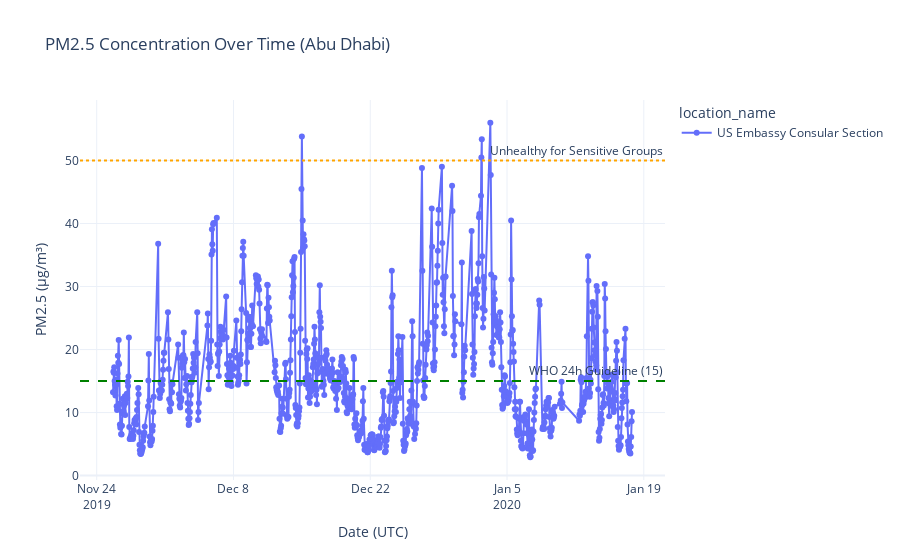

The cell this chart's notebook holds for it:
### Markdown cell above
## 2. Temporal Analysis: PM2.5 over Time
How does air quality change throughout the recorded period? Spikes may indicate pollution events.

### Code cell
if not df_pm25.empty:
    fig = px.line(
        df_pm25, 
        x='date_utc', 
        y='value', 
        color='location_name',
        title='PM2.5 Concentration Over Time (Abu Dhabi)',
        labels={'value': 'PM2.5 (µg/m³)', 'date_utc': 'Date (UTC)'},
        markers=True
    )
    fig.update_traces(line=dict(width=2))
    fig.update_layout(hovermode="x unified")
    
    # Add a reference line for WHO Guideline (approx 15 ug/m3 24h mean, but varies)
    fig.add_hline(y=15, line_dash="dash", line_color="green", annotation_text="WHO 24h Guideline (15)")
    fig.add_hline(y=50, line_dash="dot", line_color="orange", annotation_text="Unhealthy for Sensitive Groups")

    fig.show()

### Figure 1 — Plotly figure (JSON) as saved in the notebook; plotly's stock layout.template omitted (floating-point values rounded to 4 significant figures; data arrays with more than 128 entries replaced by an {"elided": "..."} marker saying what was removed)
{"data": [{"hovertemplate": "location_name=US Embassy Consular Section<br>Date (UTC)=%{x}<br>PM2.5 (µg/m³)=%{y}<extra></extra>", "legendgroup": "US Embassy Consular Section", "line": {"color": "#636efa", "dash": "solid", "width": 2}, "marker": {"symbol": "circle"}, "mode": "lines+markers", "name": "US Embassy Consular Section", "orientation": "v", "showlegend": true, "type": "scatter", "x": {"elided": "1000 str values"}, "xaxis": "x", "y": {"elided": "1000 float values"}, "yaxis": "y"}], "layout": {"annotations": [{"showarrow": false, "text": "WHO 24h Guideline (15)", "x": 1, "xanchor": "right", "xref": "x domain", "y": 15, "yanchor": "bottom", "yref": "y"}, {"showarrow": false, "text": "Unhealthy for Sensitive Groups", "x": 1, "xanchor": "right", "xref": "x domain", "y": 50, "yanchor": "bottom", "yref": "y"}], "hovermode": "x unified", "legend": {"title": {"text": "location_name"}, "tracegroupgap": 0}, "shapes": [{"line": {"color": "green", "dash": "dash"}, "type": "line", "x0": 0, "x1": 1, "xref": "x domain", "y0": 15, "y1": 15, "yref": "y"}, {"line": {"color": "orange", "dash": "dot"}, "type": "line", "x0": 0, "x1": 1, "xref": "x domain", "y0": 50, "y1": 50, "yref": "y"}], "title": {"text": "PM2.5 Concentration Over Time (Abu Dhabi)"}, "xaxis": {"anchor": "y", "domain": [0, 1], "title": {"text": "Date (UTC)"}}, "yaxis": {"anchor": "x", "domain": [0, 1], "title": {"text": "PM2.5 (µg/m³)"}}}}
